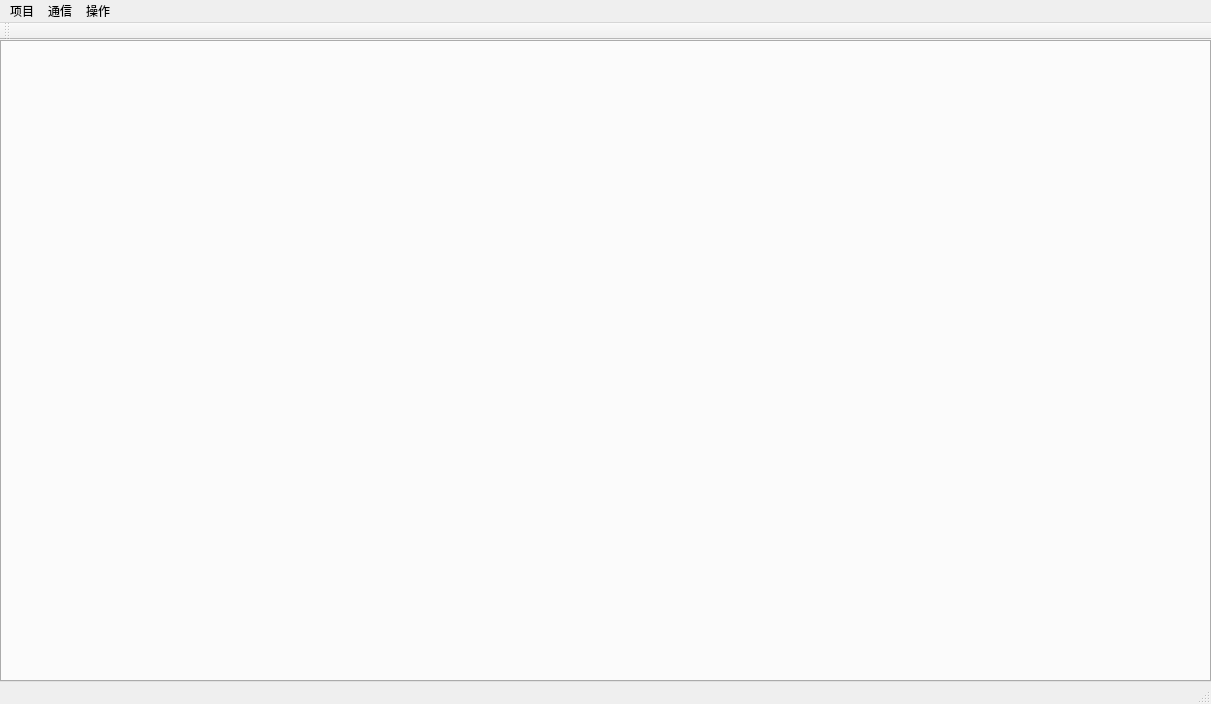
<?xml version="1.0" encoding="UTF-8"?>
<ui version="4.0">
 <class>BiVMS2020Class</class>
 <widget class="QMainWindow" name="BiVMS2020Class">
  <property name="geometry">
   <rect>
    <x>0</x>
    <y>0</y>
    <width>1211</width>
    <height>704</height>
   </rect>
  </property>
  <property name="windowTitle">
   <string>BiVMS2020</string>
  </property>
  <property name="windowIcon">
   <iconset resource="../resource/BiVMS2020.qrc">
    <normaloff>:/test/BiVMS/图像.png</normaloff>:/test/BiVMS/图像.png</iconset>
  </property>
  <widget class="QWidget" name="centralWidget">
   <layout class="QGridLayout" name="gridLayout">
    <property name="leftMargin">
     <number>0</number>
    </property>
    <property name="topMargin">
     <number>0</number>
    </property>
    <property name="rightMargin">
     <number>0</number>
    </property>
    <property name="bottomMargin">
     <number>0</number>
    </property>
    <item row="0" column="0">
     <widget class="QTabWidget" name="tabWidget">
      <property name="currentIndex">
       <number>-1</number>
      </property>
      <property name="tabsClosable">
       <bool>true</bool>
      </property>
      <property name="movable">
       <bool>true</bool>
      </property>
     </widget>
    </item>
   </layout>
  </widget>
  <widget class="QStatusBar" name="statusBar"/>
  <widget class="QToolBar" name="mainToolBar">
   <attribute name="toolBarArea">
    <enum>TopToolBarArea</enum>
   </attribute>
   <attribute name="toolBarBreak">
    <bool>false</bool>
   </attribute>
  </widget>
  <widget class="QMenuBar" name="menuBar">
   <property name="geometry">
    <rect>
     <x>0</x>
     <y>0</y>
     <width>1211</width>
     <height>23</height>
    </rect>
   </property>
   <widget class="QMenu" name="menu">
    <property name="title">
     <string>项目</string>
    </property>
    <widget class="QMenu" name="menu_2">
     <property name="title">
      <string>新建项目</string>
     </property>
     <addaction name="actionRealTime3DProject"/>
     <addaction name="actionAnalysis3DProject"/>
    </widget>
    <addaction name="menu_2"/>
    <addaction name="actionLoadProject"/>
    <addaction name="actionProjectInformation"/>
    <addaction name="separator"/>
    <addaction name="actionStartPage"/>
    <addaction name="separator"/>
    <addaction name="actionExit"/>
   </widget>
   <widget class="QMenu" name="menu_3">
    <property name="title">
     <string>通信</string>
    </property>
    <addaction name="actionCommuincationSetting"/>
   </widget>
   <widget class="QMenu" name="menu_4">
    <property name="title">
     <string>操作</string>
    </property>
    <addaction name="actionCalibration"/>
    <addaction name="actionHardwareControl"/>
   </widget>
   <addaction name="menu"/>
   <addaction name="menu_3"/>
   <addaction name="menu_4"/>
  </widget>
  <action name="actionLoadProject">
   <property name="text">
    <string>加载项目</string>
   </property>
  </action>
  <action name="actionExit">
   <property name="text">
    <string>退出程序</string>
   </property>
  </action>
  <action name="actionProjectInformation">
   <property name="text">
    <string>项目信息</string>
   </property>
  </action>
  <action name="actionRealTime3DProject">
   <property name="icon">
    <iconset resource="../resource/BiVMS2020.qrc">
     <normaloff>:/test/BiVMS/live.png</normaloff>:/test/BiVMS/live.png</iconset>
   </property>
   <property name="text">
    <string>三维实时</string>
   </property>
  </action>
  <action name="actionAnalysis3DProject">
   <property name="icon">
    <iconset resource="../resource/BiVMS2020.qrc">
     <normaloff>:/test/BiVMS/分析 (2).png</normaloff>:/test/BiVMS/分析 (2).png</iconset>
   </property>
   <property name="text">
    <string>三维分析</string>
   </property>
  </action>
  <action name="actionCommuincationSetting">
   <property name="icon">
    <iconset resource="../resource/BiVMS2020.qrc">
     <normaloff>:/test/BiVMS/shujuzhuanxian.png</normaloff>:/test/BiVMS/shujuzhuanxian.png</iconset>
   </property>
   <property name="text">
    <string>设置通信</string>
   </property>
  </action>
  <action name="actionCalibration">
   <property name="icon">
    <iconset resource="../resource/BiVMS2020.qrc">
     <normaloff>:/test/BiVMS/calibration.png</normaloff>:/test/BiVMS/calibration.png</iconset>
   </property>
   <property name="text">
    <string>标定</string>
   </property>
  </action>
  <action name="actionStartPage">
   <property name="icon">
    <iconset resource="../resource/BiVMS2020.qrc">
     <normaloff>:/test/BiVMS/welcome.png</normaloff>:/test/BiVMS/welcome.png</iconset>
   </property>
   <property name="text">
    <string>起始页</string>
   </property>
  </action>
  <action name="actionHardwareControl">
   <property name="icon">
    <iconset resource="../resource/BiVMS2020.qrc">
     <normaloff>:/test/BiVMS/辐射.png</normaloff>:/test/BiVMS/辐射.png</iconset>
   </property>
   <property name="text">
    <string>硬件控制</string>
   </property>
  </action>
 </widget>
 <layoutdefault spacing="6" margin="11"/>
 <resources>
  <include location="../resource/BiVMS2020.qrc"/>
 </resources>
 <connections/>
</ui>
